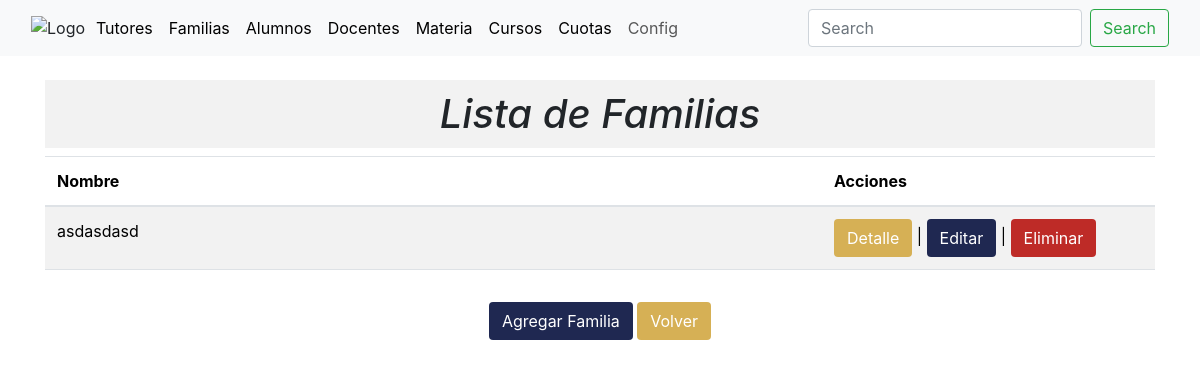
Page /familia_list on the earlier database version.
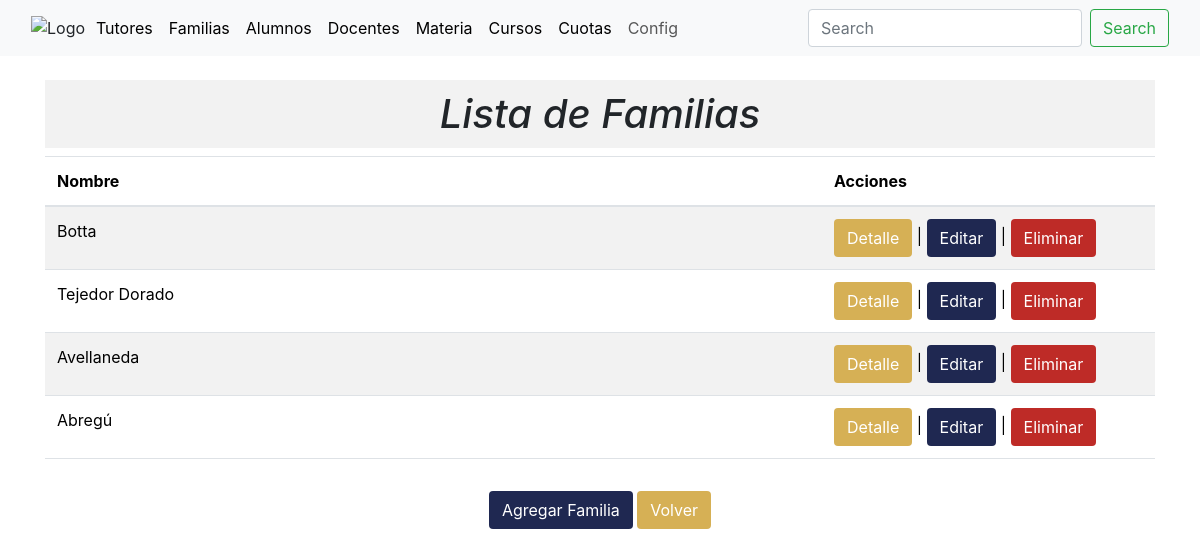
Same page on the later database version.
### academico/models.py (models this page shows, shortened)
class Familia(models.Model):
    Tutores = models.ManyToManyField(Tutores,blank=False)
    Nombre_Familia = models.CharField(max_length=255, default=None)
    class Meta:
        db_table = 'familias'
        verbose_name = 'familia'
        verbose_name_plural = 'familias'

### academico/views.py (the view)
# urls.py: path('familia_list', views.familia_list, name='familia_list'),
def familia_list(request):
    familias = Familia.objects.all()
    tutores = Tutores.objects.all()
    form = FamiliaForm()
    context = {'familias': familias,
               'tutores': tutores,
               'form': form}
    return render(request, 'familia_list.html', context)

### academico/forms.py
class FamiliaForm(forms.ModelForm):
    class Meta:
        model = Familia
        fields = ['Nombre_Familia']
        widgets = {
            'Nombre_Familia': forms.TextInput(attrs={'class': 'form-control'}),
        }
    def __init__(self, *args, **kwargs):
        super().__init__(*args, **kwargs)
        self.fields['Nombre_Familia'].required = False

### academico/models.py (called while the page is built)
    def __str__(self):
        return '%s %s '%(self.Nombre,self.Apellido)

### academico/templates/familia_list.html (shortened to what this page needs)
{% extends "base.html" %}
{%block content%}
<main>
  <div class="container mt-4">
    <div class="row justify-content-center">
      <div class="col-md-12 text-center">
        <h1 style="font-style: italic; background-color: #f2f2f2; padding: 10px;">Lista de Familias</h1>
      </div>
    </div>
    <div class="row justify-content-center">
      <div class="col-md-12"> <div class="table-responsive">
        <table class="table table-striped table-hover">
          <thead>
            <tr>
              <th style="width: 70%;">Nombre</th>
              <th>Acciones</th>
            </tr>
          </thead>
          <tbody>
            {% for familia in familias %}
            <tr>
              <td>
                {{ familia.Nombre_Familia }}
              </td>
              <td>
                <button type="button" class="btn" style="background-color: rgb(214,176,85); color: white;"
                        data-toggle="modal" data-target="#familiaDetailsModal{{ familia.pk }}">Detalle</button> |
                <button type="button" class="btn" style="background-color: rgb(31,40,81); color: white;"
                        data-toggle="modal" data-target="#familiaEditModal{{ familia.pk }}">Editar</button> |
                <button type="button" class="btn" style="background-color: rgb(190,43,39); color: white;"
                        data-toggle="modal" data-target="#familiaDeleteModal{{ familia.pk }}">Eliminar</button>
              </td>
            </tr>
            {% endfor %}
          </tbody>
        </table>
        </div>
      </div>
    </div>
    <div class="row justify-content-center mt-3">
      <div class="col-md-8 text-center">
        <button type="button" class="btn" style="background-color: rgb(31,40,81); color: white;" onclick="location.href='{% url 'familia_create' %}'">Agregar Familia</button>
        <button type="button" class="btn" style="background-color: rgb(214,176,85); color: white;" onclick="location.href='{% url 'index' %}'">Volver</button>
      </div>
    </div>
  </div>
</main>
{%endblock%}

Differences in the rows shown:
changed Familia: Nombre_Familia "asdasdasd" → "Botta"
added Familia: Nombre_Familia "Tejedor Dorado"
added Familia: Nombre_Familia "Avellaneda"
added Familia: Nombre_Familia "Abregú"
